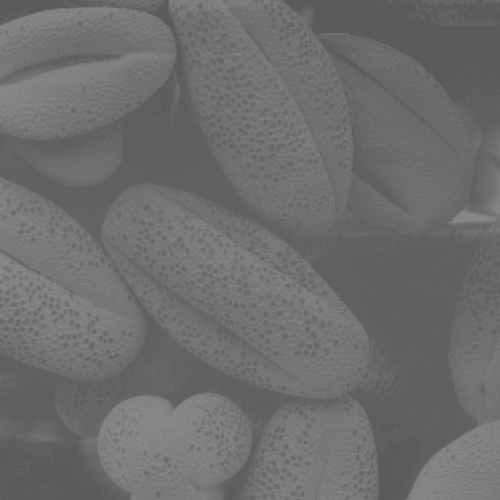
#> input picture 4.ImageProcessing/lesson_4_7_histogram/input/a1.tif, 500 x 500 px
$ jupyter execute test.ipynb
#> lines starting #> are read from the running program, lines starting #| are printed output that depends on the picture
[cell 1]
import cv2
import matplotlib.pyplot as plt

[cell 2]
image = cv2.imread("input/a1.tif", cv2.IMREAD_GRAYSCALE)
#> image is the input picture: shape (500, 500); min 91, max 138, mean 109.1
hist = cv2.calcHist([image], [0], None, [256], [0, 256])
#> hist = 256 values, max 19078 at index 96, min 0 at index 0, mean 976.6
plt.plot(hist)
plt.show()
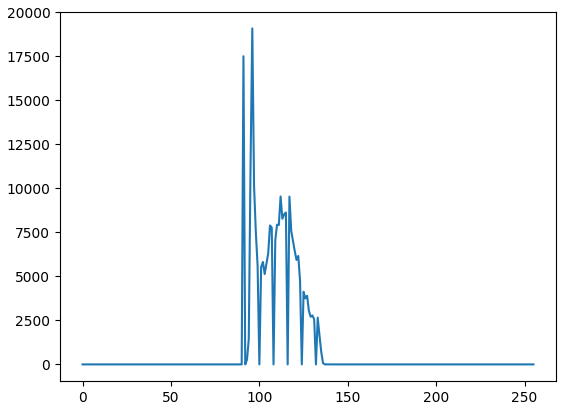
#> figure drawn by matplotlib, 1 panel; curve peaks at x = 96, y = 19078

image = cv2.imread("input/a2.tif", cv2.IMREAD_GRAYSCALE)
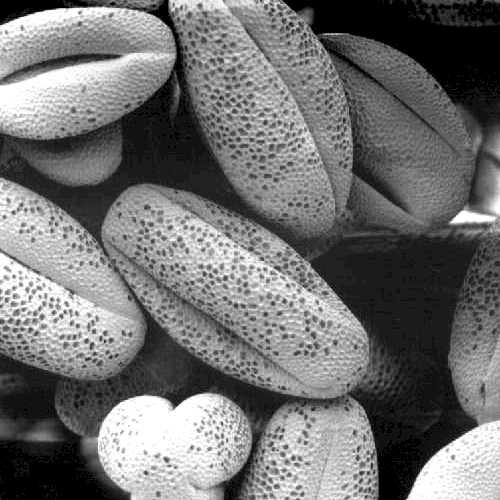
#> input picture 4.ImageProcessing/lesson_4_7_histogram/input/a2.tif, 500 x 500 px
#> image is the input picture: shape (500, 500); min 0, max 255, mean 113.2
hist = cv2.calcHist([image], [0], None, [256], [0, 256])
#> hist = 256 values, max 17496 at index 0, min 0 at index 4, mean 976.6
plt.plot(hist)
plt.show()
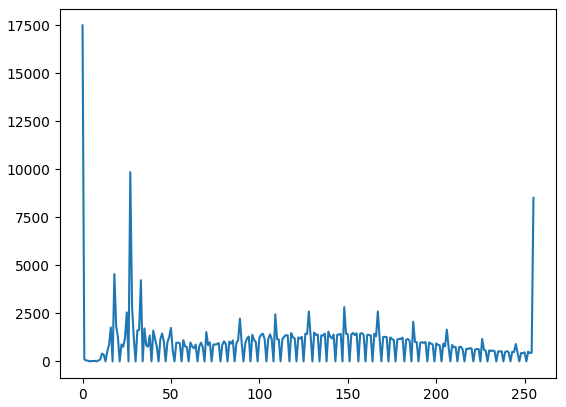
#> figure drawn by matplotlib, 1 panel; curve peaks at x = 0, y = 17496

image = cv2.imread("input/a3.tif", cv2.IMREAD_GRAYSCALE)
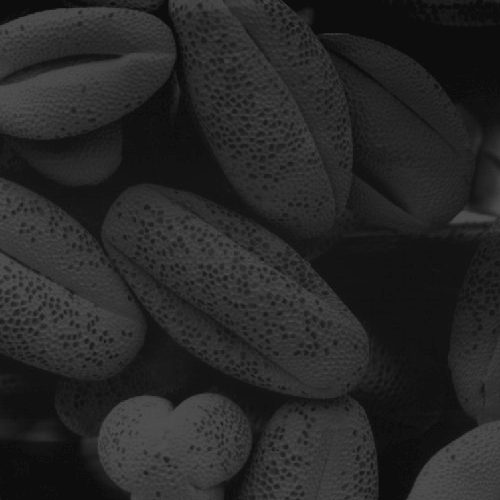
#> input picture 4_image_processing/lesson_4_7_histogram/input/a3.tif, 500 x 500 px, found by its file name
#> image is the input picture: shape (500, 500); min 13, max 83, mean 38.7
hist = cv2.calcHist([image], [0], None, [256], [0, 256])
#> hist = 256 values, max 17718 at index 13, min 0 at index 0, mean 976.6
plt.plot(hist)
plt.show()
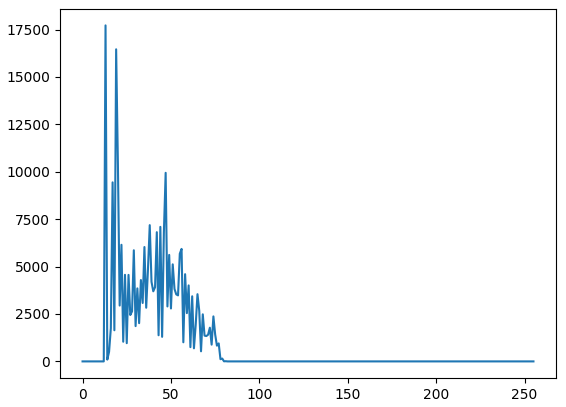
#> figure drawn by matplotlib, 1 panel; curve peaks at x = 13, y = 17718

[cell 3]
image_low_contrast = cv2.imread("input/fingerprint.png", cv2.IMREAD_GRAYSCALE)
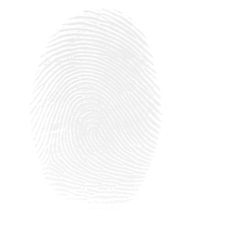
#> input picture 4_image_processing/lesson_4_7_histogram/input/fingerprint.png, 225 x 225 px, found by its file name
#> image_low_contrast is the input picture: shape (225, 225); min 235, max 255, mean 251
hist = cv2.calcHist([image_low_contrast], [0], None, [256], [0, 256])
#> hist = 256 values, max 30398 at index 255, min 0 at index 0, mean 197.8
plt.plot(hist)
plt.show()
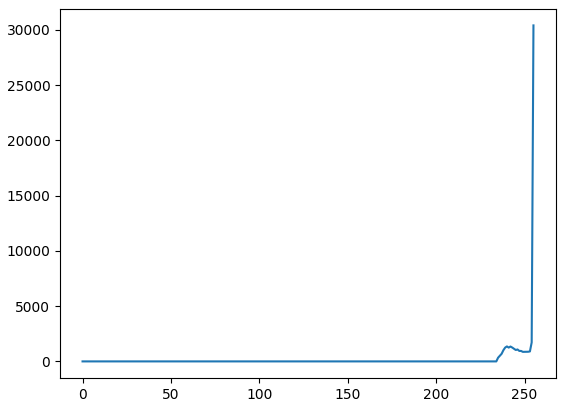
#> figure drawn by matplotlib, 1 panel; curve peaks at x = 255, y = 30398

[cell 4]
image_high_contrast = cv2.equalizeHist(image_low_contrast)
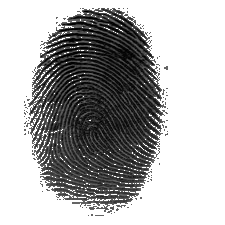
#> image_high_contrast: shape (225, 225); min 0, max 255, mean 174.1
cv2.imwrite("output/result11.jpg", image_high_contrast)
hist = cv2.calcHist([image_high_contrast], [0], None, [256], [0, 256])
#> hist = 256 values, max 30398 at index 255, min 0 at index 1, mean 197.8
plt.plot(hist)
plt.show()
#> figure, not shown here; curve peaks at x = 255, y = 30398
